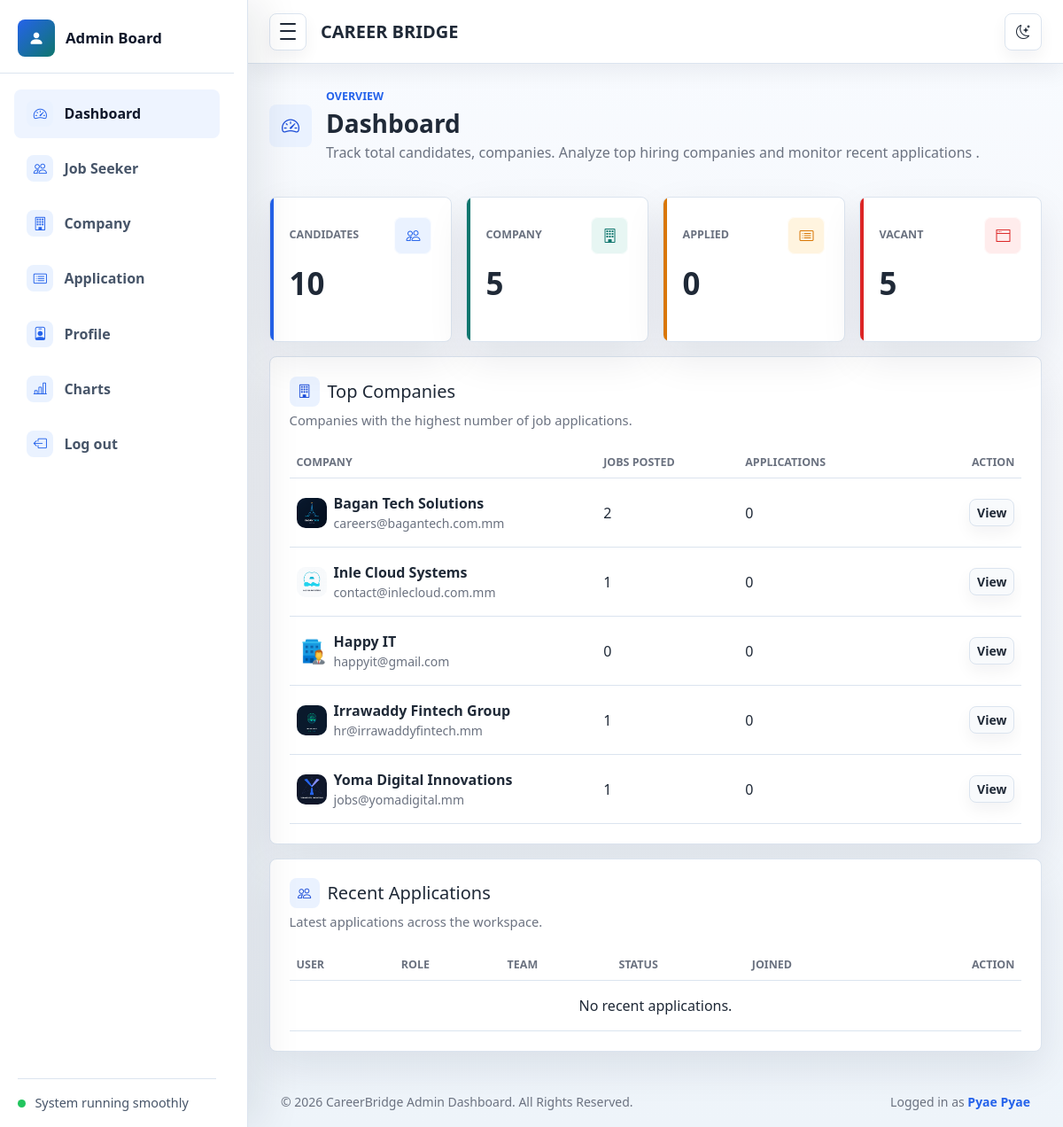
The app's page /adminview/ (signed in) with its own data.
### myapp/models.py (models this page shows, shortened)
class Company(models.Model):
    company_name = models.CharField(max_length=200)
    email = models.EmailField(unique=True)
    password = models.CharField(max_length=255)
    EMAIL_PROVIDER = [
        ('gmail', 'Gmail'),
        ('outlook', 'Outlook'),
        ('custom', 'Custom'),
    ]
    email_provider = models.CharField(
        max_length=20,
        choices=EMAIL_PROVIDER,
        default='gmail'
    )
    email_app_password = models.CharField(
    max_length=255,
    blank=True,
    null=True
)
    smtp_host = models.CharField(
        max_length=255,
        blank=True,
        null=True
    )
    smtp_port = models.IntegerField(
        default=587
    )
    phone = models.CharField(max_length=15)
    description = models.TextField()
    website = models.URLField(blank=True)
    address = models.TextField()
    profile_image = models.ImageField(upload_to='profile/', blank=True, null=True)
    tagline = models.CharField(max_length=255, blank=True, null=True)
    facebook = models.CharField(max_length=255, blank=True, null=True)
    twitter = models.CharField(max_length=255, blank=True, null=True)
    linkedin = models.CharField(max_length=255, blank=True, null=True)

### myapp/views.py (the view)
# urls.py: path('adminview/', AdminView.as_view(), name='adminview'),
class AdminView(LoginRequire, View):
    def get(self, request):
        employee = Employee.objects.count()
        company = Company.objects.count()
        apply = JobApplication.objects.filter(
        status='Accepted'
        ).count()
        vacant = Job.objects.filter(
        is_active=True
        ).count()
        recent_applications = JobApplication.objects.select_related(
        'employee',
        'job',
        'job__company'
        ).order_by('applied_date')[:5]
        top_companies = (
    Company.objects
    .annotate(
        jobs_posted=Count('job', distinct=True),
        applications_received=Count('job__jobapplication')
    )
    .order_by('-applications_received')[:5]
)
        context = {
        'employee': employee,
        'company': company,
        'apply': apply,
        'vacant': vacant,
        'recent_applications': recent_applications,
        'top_companies': top_companies,
    }
        return render(request, 'admin_index.html', context)

### myapp/views.py (called while the page is built)
    def dispatch(self,request,*arg,**kwargs):
        if request.user.is_authenticated and request.user.is_staff:
            pass
        else:
            return redirect('/login')
        return super().dispatch(request,*arg,**kwargs)

### templates/admin_index.html
{% extends 'admin.html' %}
{% block content %}
{% load static %}
      <main class="dashboard-content">
        <div class="container-fluid px-3 px-lg-4 py-4">
          <div class="page-heading">
            <div class="page-heading-copy">
              <span class="page-icon"><i class="bi bi-speedometer2" aria-hidden="true"></i></span>
              <div>
                <p class="eyebrow mb-1">Overview</p>
                <h1 class="h3 mb-1">Dashboard</h1>
                <p class="text-muted mb-0">Track total candidates, companies. Analyze top hiring companies and monitor recent applications .</p>
              </div>
            </div>
          </div>
          <section class="row g-3 mt-1" aria-label="Dashboard metrics">
            <div class="col-12 col-sm-6 col-xl-3">
              <article class="metric-card metric-primary">
                <div class="metric-top">
                  <span class="metric-label">Candidates</span>
                  <span class="metric-icon"><i class="bi bi-people" aria-hidden="true"></i></span>
                </div>
                <div class="metric-value">{{employee}}</div>
              </article>
            </div>
            <div class="col-12 col-sm-6 col-xl-3">
              <article class="metric-card metric-success">
                <div class="metric-top">
                  <span class="metric-label">Company</span>
                  <span class="metric-icon"><i class="bi bi-building" aria-hidden="true"></i></span>
                </div>
                <div class="metric-value">{{company}}</div>
              </article>
            </div>
            <div class="col-12 col-sm-6 col-xl-3">
              <article class="metric-card metric-warning">
                <div class="metric-top">
                  <span class="metric-label">Applied</span>
                  <span class="metric-icon"><i class="bi bi-card-list" aria-hidden="true"></i></span>
                </div>
                <div class="metric-value">{{apply}}</div>
              </article>
            </div>
            <div class="col-12 col-sm-6 col-xl-3">
              <article class="metric-card metric-danger">
                <div class="metric-top">
                  <span class="metric-label">Vacant</span>
                  <span class="metric-icon"><i class="bi bi-window-fullscreen" aria-hidden="true"></i></span>
                </div>
                <div class="metric-value">{{vacant}}</div>
              </article>
            </div>
          </section>
          <section class="panel mt-3">
    <div class="panel-header">
        <div>
            <h2 class="h5 mb-1 section-title">
                <i class="bi bi-building" aria-hidden="true"></i>
                <span>Top Companies</span>
            </h2>
            <p class="text-muted mb-0">
                Companies with the highest number of job applications.
            </p>
        </div>
    </div>
    <div class="table-responsive">
        <table class="table align-middle mb-0">
            <thead>
                <tr>
                    <th>Company</th>
                    <th>Jobs Posted</th>
                    <th>Applications</th>
                    <th class="text-end">Action</th>
                </tr>
            </thead>
            <tbody>
                {% for i in top_companies %}
                <tr>
                    <td>
                        <div class="d-flex align-items-center gap-2">
                            {% if i.profile_image %}
                                <img class="avatar-img avatar-sm"
                                     src="{{ i.profile_image.url }}"
                                     alt="{{ i.company_name }}">
                            {% else %}
                                <img class="avatar-img avatar-sm"
                                     src="{% static 'assets/images/companydefault.jpg' %}"
                                     alt="Default">
                            {% endif %}
                            <div>
                                <p class="fw-semibold mb-0">
                                    {{ i.company_name }}
                                </p>
                                <p class="text-muted small mb-0">
                                    {{ i.email }}
                                </p>
                            </div>
                        </div>
                    </td>
                    <td>{{ i.jobs_posted }}</td>
                    <td>{{ i.applications_received }}</td>
                    <td class="text-end">
                        <a class="btn btn-light btn-sm" href="{% url 'company_detail' i.id %}">
                            View
                        </a>
                    </td>
                </tr>
                {% empty %}
                <tr>
                    <td colspan="4" class="text-center">
                        No companies found.
                    </td>
                </tr>
                {% endfor %}
            </tbody>
        </table>
    </div>
</section>
          <section class="panel mt-3">
            <div class="panel-header">
              <div>
                <h2 class="h5 mb-1 section-title"><i class="bi bi-people" aria-hidden="true"></i><span>Recent Applications</span></h2>
                <p class="text-muted mb-0">Latest applications across the workspace.</p>
              </div>
            </div>
            <div class="table-responsive">
              <table class="table align-middle mb-0">
                <thead><tr><th scope="col">User</th><th scope="col">Role</th><th scope="col">Team</th><th scope="col">Status</th><th scope="col">Joined</th><th scope="col" class="text-end">Action</th></tr></thead>
                <tbody>
{% for application in recent_applications %}
<tr>
    <td>
        <div class="d-flex align-items-center gap-2">
            {% if application.employee.employeeprofile.profile_image %}
            <img class="avatar-img avatar-sm"
                 src="{{ application.employee.employeeprofile.profile_image.url }}"
                 alt="{{ application.employee.employeeprofile.full_name }}">
            {% else %}
            <img class="avatar-img avatar-sm"
                 src="{% static 'assets/images/avatar/admin1.jpg' %}"
                 alt="Default">
            {% endif %}
            <div>
                <p class="fw-semibold mb-0">
                    {{ application.employee.employeeprofile.full_name }}
                </p>
                <p class="text-muted small mb-0">
                    {{ application.employee.email }}
                </p>
            </div>
        </div>
    </td>
    <td>{{ application.job.position }}</td>
    <td>{{ application.job.company.company_name }}</td>
    <td>
        {% if application.status == "Accepted" %}
            <span class="badge text-bg-success">Accepted</span>
        {% elif application.status == "Pending" %}
            <span class="badge text-bg-warning">Pending</span>
        {% elif application.status == "Shortlisted" %}
            <span class="badge text-bg-primary">Shortlisted</span>
        {% else %}
            <span class="badge text-bg-danger">Rejected</span>
        {% endif %}
    </td>
    <td>{{ application.applied_date|date:"M d, Y" }}</td>
    <td class="text-end">
        <a class="btn btn-light btn-sm"
           href="{% url 'employee_detail' application.employee.id %}">
            View
        </a>
    </td>
</tr>
{% empty %}
<tr>
    <td colspan="6" class="text-center">
        No recent applications.
    </td>
</tr>
{% endfor %}
</tbody>
              </table>
            </div>
          </section>
        </div>
      </main>
     {% endblock content %}

### templates/admin.html (shortened to what this page needs)
{% load static %}
<!DOCTYPE html>
<html lang="en">
<head>
  <link rel="stylesheet" href="{% static 'assets/css/bootstrap.min.css' %}">
  <link rel="stylesheet" href="{% static 'assets/vendors/bootstrap-icons/bootstrap-icons.css' %}">
  <link rel="stylesheet" href="{% static 'assets/css/style.css' %}">
</head>
<body>
  <div class="admin-shell">
    <aside class="admin-sidebar" id="adminSidebar" aria-label="Main navigation">
      <div class="sidebar-header">
        <a class="brand-mark" aria-label="adminHMD dashboard">
          <span class="brand-icon"><i class="bi bi-person-fill" aria-hidden="true"></i></span>
          <span class="brand-copy">
            <span class="brand-title">Admin Board</span>
          </span>
        </a>
      </div>
      <nav class="sidebar-nav">
        <a class="nav-link {% if request.resolver_match.url_name == 'adminview' %}active{% endif %}" href="{% url 'adminview' %}">
          <span class="nav-icon"><i class="bi bi-speedometer2" aria-hidden="true"></i></span>
          <span class="nav-text">Dashboard</span>
        </a>
        <a class="nav-link {% if request.resolver_match.url_name == 'employeelist' %}active{% endif %}" href="{% url 'employeelist' %}">
          <span class="nav-icon"><i class="bi bi-people" aria-hidden="true"></i></span>
          <span class="nav-text">Job Seeker</span>
        </a>
        <a class="nav-link {% if request.resolver_match.url_name == 'companylist' %}active{% endif %}" href="{% url 'companylist' %}">
          <span class="nav-icon"><i class="bi bi-building" aria-hidden="true"></i></span>
          <span class="nav-text">Company</span>
        </a>
        <a class="nav-link {% if request.resolver_match.url_name == 'application' %}active{% endif %}" href="{% url 'application' %}">
          <span class="nav-icon"><i class="bi bi-card-list" aria-hidden="true"></i></span>
          <span class="nav-text">Application</span>
        </a>
        <a class="nav-link {% if request.resolver_match.url_name == 'profile' %}active{% endif %}" href="{% url 'profile' %}">
          <span class="nav-icon"><i class="bi bi-person-badge" aria-hidden="true"></i></span>
          <span class="nav-text">Profile</span>
        </a>
        <a class="nav-link {% if request.resolver_match.url_name == 'chart' %}active{% endif %}" href="{% url 'chart' %}">
          <span class="nav-icon"><i class="bi bi-bar-chart-line" aria-hidden="true"></i></span>
          <span class="nav-text">Charts</span>
        </a>
        <a class="nav-link {% if request.resolver_match.url_name == 'logout' %}active{% endif %}" href="{% url 'logout' %}" onclick="return confirmLogout()">
          <span class="nav-icon"><i class="bi bi-box-arrow-left" aria-hidden="true"></i></span>
          <span class="nav-text">Log out</span>
        </a>
      </nav>
      <div class="sidebar-footer">
        <span class="status-dot"></span>
        <span class="sidebar-footer-text">System running smoothly</span>
      </div>
    </aside>
    <div class="admin-main">
      <nav class="navbar admin-navbar navbar-expand bg-white">
        <div class="container-fluid px-3 px-lg-4">
          <button class="sidebar-toggle" type="button" data-sidebar-toggle aria-controls="adminSidebar" aria-expanded="true" aria-label="Toggle sidebar">
            <span></span>
            <span></span>
            <span></span>
          </button>
          <div class="d-none d-md-flex ms-3 flex-grow-1" style="font-weight: bold; font-size: 20px;">CAREER BRIDGE</div>
          <div class="navbar-actions ms-auto">
            <button class="icon-button theme-toggle" type="button" data-theme-toggle aria-label="Switch color theme" title="Switch color theme">
              <i class="bi bi-moon-stars" data-theme-icon aria-hidden="true"></i>
            </button>
      </nav>
      {% block content %}
    {% endblock content %}
    <footer class="admin-footer">
    <div class="container-fluid">
        <div class="footer-content">
            <p class="mb-0">
                © 2026 CareerBridge Admin Dashboard. All Rights Reserved.
            </p>
            <p class="mb-0">
                Logged in as
                <strong>
                    {{ request.user.first_name }} {{ request.user.last_name }}
                </strong>
            </p>
        </div>
    </div>
</footer>
    </div>
  </div>
</body>
</html>

### records on screen
Company: profile_image (picture), company_name "Bagan Tech Solutions", email "careers@bagantech.com.mm", jobs_posted "2", applications_received "0"
Company: profile_image (picture), company_name "Inle Cloud Systems", email "contact@inlecloud.com.mm", jobs_posted "1", applications_received "0"
Company: company_name "Happy IT", email "happyit@gmail.com", jobs_posted "0", applications_received "0"
Company: profile_image (picture), company_name "Irrawaddy Fintech Group", email "hr@irrawaddyfintech.mm", jobs_posted "1", applications_received "0"
Company: profile_image (picture), company_name "Yoma Digital Innovations", email "jobs@yomadigital.mm", jobs_posted "1", applications_received "0"

### other values on screen
{{ employee }} "10"
{{ company }} "5"
{{ apply }} "0"
{{ vacant }} "5"
{{ request.user.first_name }} "Pyae"
{{ request.user.last_name }} "Pyae"
